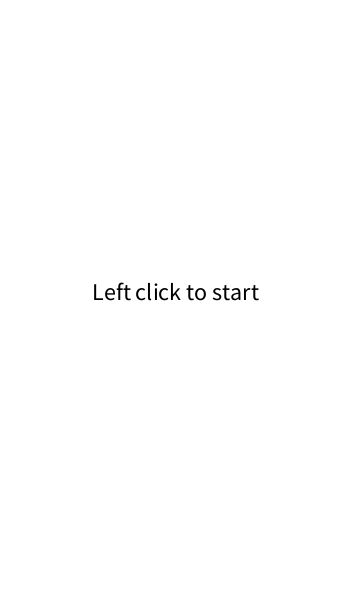
Frame 1 (no input)
Frame 60 (the mouse pressed at the canvas centre just before this capture): identical to frame 1, image omitted
Frame 120 (the mouse held since frame 60 and released just before this capture): identical to frame 1, image omitted

The Processing sketch that drew this single still picture (run headless with seeded random() and noise(); from frame 60 on, the mouse is pressed at the canvas centre):

// Processing sketch: SlidingTilesGame_Compat
// ── SlidingTilesGame_Compat.pde
/**
 * A sliding tile game tweaked from http://www.openprocessing.org/sketch/78225
 *
 * The goal of my tweak is to port it into JavaScript mode, so that people won't have to mess around with Java security settings.
 *
 * Also, the code is formatted differently, has code adjustments and bug fixes, and comments are added.
 */

/**
 * Original Description:
 * Nicole Strang
 * ITGM 315 -- Processing
 * 11/06/2012
 * Final Project -- Alpha 1.5
 *
 * The goal of this part of the project is to streamline the core playable code and add
 * classes. The Timer class stores the timer element.
 *
 * Tweaker's Description:
 * The goal of my tweak is to port it into Javascript mode, so that people didn't have
 * to mess arround with java security settings.
 *
 * Also, the code is formatted differently, has code adjustments and bug fixes, and comments are
 * added.
 */

private PuzzleGrid puzzleGrid;
private UserInterface userInterface;

private boolean isGameOver;
private boolean isPlaying;

private int score;
private int bestScore;

public void setup()
{
    size(350, 600);
    frameRate(60);
    noStroke();

    puzzleGrid = new PuzzleGrid(3);
    userInterface = new UserInterface();
}

public void draw()
{
    background(255);
    textSize(24);
    rectMode(CENTER);

    if (isPlaying)
    {
        if (!isGameOver)
        {
            puzzleGrid.show();
            puzzleGrid.update();

            //If the puzzle is solved, update the score and reset the game and timer.
            if (puzzleGrid.checkSolved()) 
            {
                score++;

                if (score > bestScore)
                {
                    bestScore = score;
                }

                fill(0);
                text("Score: " + score + "/5", 175, 450);
                puzzleGrid.scramble();
                userInterface.getTimer().reset();
            }
            else
            {
                userInterface.getTimer().update();

                //If the timer runs out, reset the game and timer.
                if (userInterface.getTimer().getRemainingSeconds() < Timer.LOWEST_SECONDS_VALUE) 
                {
                    puzzleGrid.scramble();
                    userInterface.getTimer().reset();

                    if (bestScore < score)
                    {
                        score = bestScore;
                    }

                    score = 0;
                }
            }
        }
    }

    userInterface.show();
}

public void mouseReleased()
{
    if (isPlaying)
    {
        if (isGameOver) 
        {
            isGameOver = false;
            score = 0;
            userInterface.getTimer().reset();
            puzzleGrid.scramble();
        }
        else
        {
            //If you click on the Next Puzzle button, reset the game and timer.
            if ((mouseX >= 75 && mouseX <= 275) && 
                (mouseY >= 445 && mouseY <= 495))
            {
                puzzleGrid.scramble();
                userInterface.getTimer().reset();
            }

            // If you click on the End Puzzle button, end the game. 
            if ((mouseX >= 75 && mouseX <= 275) && 
                (mouseY >= 515 && mouseY <= 565))
            {
                isGameOver = true;
            }

            //If the puzzle is not solved, allow the timer to run and the pieces to move.
            puzzleGrid.selectPieceToMove();
        }
    } 
    else
    {
        isPlaying = true;
        score = 0;
        userInterface.getTimer().reset();
    }
}

public class PuzzleGrid
{
    private PuzzlePiece[][] puzzlePieces;
    private int baseLength;

    private PuzzleGrid() 
    {
    }

    public PuzzleGrid(int baseLength)
    {
        this.baseLength = baseLength;
        this.puzzlePieces = new PuzzlePiece[baseLength][baseLength];

        boolean[][] reseted = new boolean[baseLength][baseLength];

        for (int row = 0; row < baseLength; row++)
        {
            for (int column = 0; column < baseLength; column++)
            {
                int selectedRow = (int)random(baseLength);
                int selectedColumn = (int)random(baseLength);

                while (reseted[selectedRow][selectedColumn])
                {
                    selectedRow = (int)random(baseLength);
                    selectedColumn = (int)random(baseLength);
                }

                reseted[selectedRow][selectedColumn] = true;
                this.puzzlePieces[row][column] = 
                new PuzzlePiece((selectedRow * baseLength) + selectedColumn, 
                    new PVector(row, column));
            }
        }

        for (int row = 0; row < baseLength; row++)
        {
            for (int column = 0; column < baseLength; column++)
            { 
                if (puzzlePieces[row][column].getNumberValue() == pow(baseLength, 2) - 1)
                {
                    puzzlePieces[row][column] = null;
                }
            }
        }
    }

    public void show()
    {
        for (int row = 0; row < getBaseLength (); row++)
        {
            for (int column = 0; column < getBaseLength (); column++)
            {
                PuzzlePiece puzzlePiece = puzzlePieces[row][column];

                if (puzzlePiece != null)
                {
                    puzzlePiece.show();
                }
            }
        }
    }

    public void update()
    {
        for (int row = 0; row < getBaseLength (); row++)
        {
            for (int column = 0; column < getBaseLength (); column++)
            {
                PuzzlePiece puzzlePiece = puzzlePieces[row][column];

                if (puzzlePiece != null)
                {
                    puzzlePiece.update();
                }
            }
        }
    }

    /**
    * Checks the puzzle to see if it is solved.
    */
    public boolean checkSolved()
    {
        for (int row = 0; row < getBaseLength(); row++)
        {
            for (int column = 0; column < getBaseLength(); column++)
            {
                PuzzlePiece puzzlePiece = puzzlePieces[row][column];

                if (puzzlePiece == null)
                {
                    if (row != getBaseLength() - 1 || column != getBaseLength() - 1)
                    {
                        return false;
                    }
                } 
                else
                {
                    if (puzzlePiece.getNumberValue() != (row * getBaseLength()) + column)
                    {
                        return false;
                    }
                }
            }
        }

        return true;
    }

    /**
    * Randomizes the entire puzzle grid. Does not initialize a new set of puzzle pieces.
    */
    public void scramble()
    {
        PuzzlePiece[][] tempPuzzlePieces = new PuzzlePiece[getBaseLength()][getBaseLength()];
        boolean[][] reseted = new boolean[getBaseLength()][getBaseLength()];

        for (int row = 0; row < getBaseLength (); row++)
        {
            for (int column = 0; column < getBaseLength (); column++)
            {
                int selectedRow = (int)random(getBaseLength());
                int selectedColumn = (int)random(getBaseLength());

                while (reseted[selectedRow][selectedColumn])
                {
                    selectedRow = (int)random(getBaseLength());
                    selectedColumn = (int)random(getBaseLength());
                }

                reseted[selectedRow][selectedColumn] = true;
                tempPuzzlePieces[row][column] = puzzlePieces[selectedRow][selectedColumn];

                if (tempPuzzlePieces[row][column] != null)
                {
                    tempPuzzlePieces[row][column].setCurrentPosition(new PVector(row, column));
                    tempPuzzlePieces[row][column].setDestinationPosition(new PVector(row, column));
                }
            }
        }

        puzzlePieces = tempPuzzlePieces;
    }

    public void selectPieceToMove()
    {
        for (int row = 0; row < getBaseLength (); row++)
        {
            for (int column = 0; column < getBaseLength (); column++)
            {
                PuzzlePiece puzzlePiece = puzzlePieces[row][column];

                if (puzzlePiece != null)
                {
                    if (puzzlePiece.isMouseOver())
                    {
                        if ((row - 1 >= 0 && row - 1 < getBaseLength()) &&
                            puzzlePieces[row - 1][column] == null)
                        {
                            puzzlePieces[row - 1][column] = puzzlePiece;
                            puzzlePiece.setDestinationPosition(new PVector(row - 1, column));
                            puzzlePieces[row][column] = null;
                        } 
                        else if ((column - 1 >= 0 && column - 1 < getBaseLength()) &&
                            puzzlePieces[row][column - 1] == null)
                        {
                            puzzlePieces[row][column - 1] = puzzlePiece;
                            puzzlePiece.setDestinationPosition(new PVector(row, column - 1));
                            puzzlePieces[row][column] = null;
                        } 
                        else if ((column + 1 >= 0 && column + 1 < getBaseLength()) &&
                            puzzlePieces[row][column + 1] == null)
                        {
                            puzzlePieces[row][column + 1] = puzzlePiece;
                            puzzlePiece.setDestinationPosition(new PVector(row, column + 1));
                            puzzlePieces[row][column] = null;
                        }
                        else if ((row + 1 >= 0 && row + 1 < getBaseLength()) &&
                            puzzlePieces[row + 1][column] == null)
                        {
                            puzzlePieces[row + 1][column] = puzzlePiece;
                            puzzlePiece.setDestinationPosition(new PVector(row + 1, column));
                            puzzlePieces[row][column] = null;
                        }
                    }
                }
            }
        }
    }

    //
    // Getters / Setters
    //

    public int getBaseLength()
    {
        return this.baseLength;
    }

    public void setBaseLength(int baseLength)
    {
        this.baseLength = baseLength;
    }

    public PuzzlePiece getPuzzleElement(int index)
    {
        int row = index / getBaseLength();
        int column = index % getBaseLength();

        return this.puzzlePieces[row][column];
    }
}

/**
 * Puzzle.pde -> PuzzlePiece.pde
 *
 * Tweaker's note:
 * Another unfortunate crisis is when the naming of variables are extremely vague. For
 * sanity purposes, please name your variables something meaningful! The name of this
 * file was also changed to match its actual use.
 *
 * Some variables are redundant here. Easiy, the display of puzzle pieces could be 
 */
public class PuzzlePiece
{
    public static final int DEFAULT_WIDTH = 72;
    public static final int DEFAULT_HEIGHT = 72;
    public static final int MAX_TRANSITION_VALUE = 100;

    private PVector currentPosition, destinationPosition;
    private int transitionValue;
    private int numberValue;

    public PuzzlePiece(int numberValue, PVector currentPosition)
    {
        this.numberValue = numberValue;
        this.currentPosition = currentPosition;
        this.destinationPosition = currentPosition;
    }

    public void show()
    {
        switch(getNumberValue())
        {
            case 0:
            fill(255, 0, 55);
            break;

            case 1:
            fill(223, 0, 83);
            break;

            case 2:
            fill(195, 0, 111);
            break;

            case 3:
            fill(167, 0, 139);
            break;

            case 4:
            fill(139, 0, 167);
            break;

            case 5:
            fill(111, 0, 195);
            break;

            case 6:
            fill(83, 0, 223);
            break;

            case 7:
            fill(55, 0, 255);
            break;

            case 8:
            fill(255, 255, 255);
            break;

            default:
            fill((getNumberValue() * 37) % 255, 
                (getNumberValue() * 53) % 255, 
                (getNumberValue() * 71) % 255);
            break;
        }

        // Perform calculations to render the tile transition seamlessly, if it needs to move.
        double transitionPercent = (double)((double)getTransitionValue() / MAX_TRANSITION_VALUE);

        int differenceX = (int)((getDestinationPosition().x - getCurrentPosition().x) *
            (DEFAULT_WIDTH + 3) * transitionPercent);
        int differenceY = (int)((getDestinationPosition().y - getCurrentPosition().y) *
            (DEFAULT_HEIGHT + 3) * transitionPercent);

        rect((getCurrentPosition().x * (DEFAULT_WIDTH + 3)) + differenceX + 100, 
            (getCurrentPosition().y * (DEFAULT_HEIGHT + 3)) + differenceY + 150, 
            DEFAULT_WIDTH, DEFAULT_HEIGHT);

        fill(255);
        text(getNumberValue() + 1, 
            (getCurrentPosition().x * (DEFAULT_WIDTH + 3)) + differenceX + 100, 
            (getCurrentPosition().y * (DEFAULT_HEIGHT + 3)) + differenceY + 150);
    }


    public void update()
    {
        // Update the transition value if the destination isn't the same as the current position.
        if (getCurrentPosition().x != getDestinationPosition().x ||
            getCurrentPosition().y != getDestinationPosition().y)
        {
            if (getTransitionValue() < MAX_TRANSITION_VALUE)
            {
                setTransitionValue(getTransitionValue() + 5);
            } 
            else
            {
                setTransitionValue(0);
                setCurrentPosition(getDestinationPosition());
            }
        }
    }

    public boolean isMouseOver()
    {
        if ((mouseX >= (getDestinationPosition().x * (DEFAULT_WIDTH + 3) + 100 - (DEFAULT_WIDTH / 2)))
            && (mouseX <= (getDestinationPosition().x * (DEFAULT_WIDTH + 3) + 100 + (DEFAULT_WIDTH / 2))) &&
            (mouseY >= (getDestinationPosition().y * (DEFAULT_HEIGHT + 3) + 150 - (DEFAULT_HEIGHT / 2)))
            && (mouseY <= (getDestinationPosition().y * (DEFAULT_HEIGHT + 3) + 150 + (DEFAULT_HEIGHT / 2))))
        {
            return true;
        } 
        else
        {
            return false;
        }
    }

    //
    // Getters / Setters
    //

    public PVector getCurrentPosition()
    {
        return this.currentPosition;
    }

    public void setCurrentPosition(PVector currentPosition)
    {
        this.currentPosition = currentPosition;
    }

    public PVector getDestinationPosition()
    {
        return this.destinationPosition;
    }

    public void setDestinationPosition(PVector destinationPosition)
    {
        this.destinationPosition = destinationPosition;
    }

    public int getNumberValue()
    {
        return this.numberValue;
    }

    public void setNumberValue(int numberValue)
    {
        this.numberValue = numberValue;
    }

    public int getTransitionValue()
    {
        return this.transitionValue;
    }

    public void setTransitionValue(int transitionValue)
    {
        this.transitionValue = transitionValue;
    }
}

/**
 * Timer.pde
 * 
 * Tweaker's note:
 * Unfortunately, the original author included the variables secMin and seconds, which are
 * rendered redundant by tricks by the tweaker. Thus, two variables are removed from the
 * original.
 */
public class Timer
{
    public static final int LOWEST_SECONDS_VALUE = 0;

    private int maximumSeconds;
    private int currentTime, startingTime;

    public Timer(int maximumSeconds)
    {
        this.maximumSeconds = maximumSeconds;
    }

  /**
   * Resets the timer
   */
  public void reset()
  {
    setStartingTime(millis());
  }

  /**
   * Renders the timer text to the screen.
   */
  public void show()
  {
    fill(0);
    textAlign(CENTER);
    text("Time Left: " + ceil(getRemainingSeconds()), 175, 50);
  }

  /**
   * Updates the timer.
   */
  public void update()
  {
    setCurrentTime(millis());
  }

  /**
  * Returns the number of seconds left for the current game.
  */
  public int getRemainingSeconds()
  {
    return getMaximumSeconds() - ((getCurrentTime() - getStartingTime()) / 1000);
  }

  //
  // Getters / Setters
  //

  public int getCurrentTime()
  {
    return this.currentTime;
  }

  public void setCurrentTime(int currentTime)
  {
    this.currentTime = currentTime;
  }

  public int getMaximumSeconds()
  {
    return this.maximumSeconds;
  }

  public void setMaximumSeconds(int maximumSeconds)
  {
    this.maximumSeconds = maximumSeconds;
  }

  public int getStartingTime()
  {
    return this.startingTime;
  }

  public void setStartingTime(int startingTime)
  {
    this.startingTime = startingTime;
  }
}

/**
* Screen.pde -> UserInterface.pde
*
* Tweaker's note:
* By putting your update code all over the place, you risk making everything completely hard to
* maintain for not only everyone who reads your code, but also for yourself. To fix this,
* UserInterface would only contain the timer and certain rendering.
*
* Also, had I simply chose to do a direct port of the code to ProcessingJS, then the program would
* crash upon entering the Game Over state, due to textAlign not being adjusted for zero length
* string. This is caused by the use of newlines (\n) in the text display.
*
*/
public class UserInterface
{
    private Timer timer;

    public UserInterface()
    {
        timer = new Timer(90);
    }

    public void show()
    {
        fill(0);
        textAlign(CENTER);

        if (isPlaying)
        {
            if (isGameOver)
            {
                fill(0);
                text("Thanks for playing!\n \nScore: " + score + 
                    "\nBest Score: " + bestScore + 
                    "\n \nClick to \nplay again", 
                    width / 2, 
                    150);
            } 
            else
            {
                timer.show();

                //draw score
                fill(0);
                text("Score: " + score, 175, 400);

                //draw new puzzle button
                fill(100);
                rect(175, 470, 200, 50);
                fill(255);
                text("New Puzzle", 175, 480);

                //draw end game button
                fill(100);
                rect(175, 540, 200, 50);
                fill(255);
                text("End Game", 175, 550);
            }
        } 
        else
        {
            fill(0);
            text("Left click to start", width / 2, height / 2);
        }
    }

    public void update()
    {
        timer.update();
    }

    //
    // Getters / Setters
    //

    public Timer getTimer()
    {
        return this.timer;
    }

    public void setTimer(Timer timer)
    {
        this.timer = timer;
    }
}
